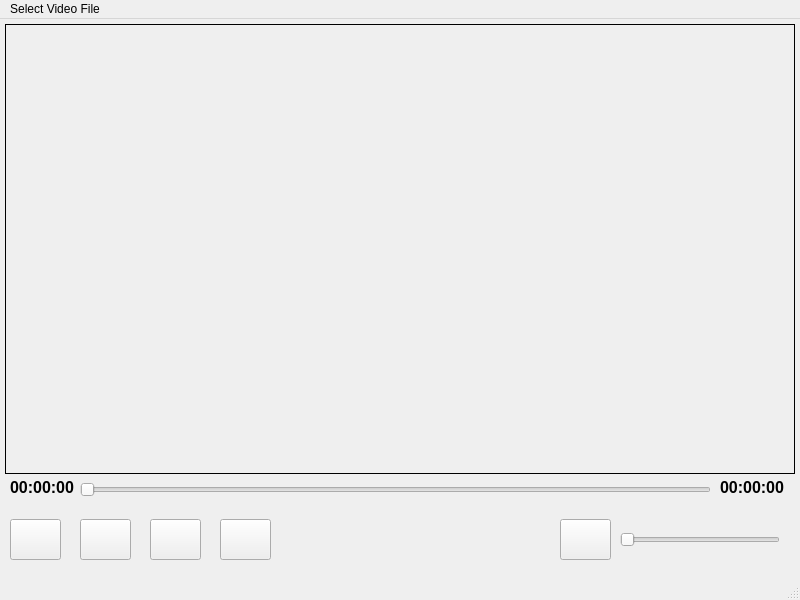
<?xml version="1.0" encoding="UTF-8"?>
<ui version="4.0">
 <class>MainWindow</class>
 <widget class="QMainWindow" name="MainWindow">
  <property name="geometry">
   <rect>
    <x>0</x>
    <y>0</y>
    <width>800</width>
    <height>600</height>
   </rect>
  </property>
  <property name="windowTitle">
   <string>MainWindow</string>
  </property>
  <widget class="QWidget" name="centralwidget">
   <widget class="QGroupBox" name="groupBox_Video">
    <property name="geometry">
     <rect>
      <x>5</x>
      <y>5</y>
      <width>790</width>
      <height>450</height>
     </rect>
    </property>
    <property name="styleSheet">
     <string notr="true">QGroupBox
{
	border: 1px solid black;
}</string>
    </property>
    <property name="title">
     <string/>
    </property>
   </widget>
   <widget class="QPushButton" name="pushButton_Seek_Backward">
    <property name="geometry">
     <rect>
      <x>10</x>
      <y>500</y>
      <width>51</width>
      <height>41</height>
     </rect>
    </property>
    <property name="text">
     <string/>
    </property>
   </widget>
   <widget class="QPushButton" name="pushButton_Play_Pause">
    <property name="geometry">
     <rect>
      <x>80</x>
      <y>500</y>
      <width>51</width>
      <height>41</height>
     </rect>
    </property>
    <property name="text">
     <string/>
    </property>
   </widget>
   <widget class="QPushButton" name="pushButton_Stop">
    <property name="geometry">
     <rect>
      <x>150</x>
      <y>500</y>
      <width>51</width>
      <height>41</height>
     </rect>
    </property>
    <property name="text">
     <string/>
    </property>
   </widget>
   <widget class="QPushButton" name="pushButton_Seek_Forward">
    <property name="geometry">
     <rect>
      <x>220</x>
      <y>500</y>
      <width>51</width>
      <height>41</height>
     </rect>
    </property>
    <property name="text">
     <string/>
    </property>
   </widget>
   <widget class="QPushButton" name="pushButton_Volume">
    <property name="geometry">
     <rect>
      <x>560</x>
      <y>500</y>
      <width>51</width>
      <height>41</height>
     </rect>
    </property>
    <property name="text">
     <string/>
    </property>
   </widget>
   <widget class="QSlider" name="horizontalSlider_Volume">
    <property name="geometry">
     <rect>
      <x>620</x>
      <y>510</y>
      <width>160</width>
      <height>21</height>
     </rect>
    </property>
    <property name="orientation">
     <enum>Qt::Horizontal</enum>
    </property>
   </widget>
   <widget class="QSlider" name="horizontalSlider_Duration">
    <property name="geometry">
     <rect>
      <x>80</x>
      <y>460</y>
      <width>631</width>
      <height>21</height>
     </rect>
    </property>
    <property name="orientation">
     <enum>Qt::Horizontal</enum>
    </property>
   </widget>
   <widget class="QLabel" name="label_Current_Time">
    <property name="geometry">
     <rect>
      <x>10</x>
      <y>460</y>
      <width>71</width>
      <height>17</height>
     </rect>
    </property>
    <property name="font">
     <font>
      <pointsize>12</pointsize>
      <bold>true</bold>
     </font>
    </property>
    <property name="text">
     <string>00:00:00</string>
    </property>
   </widget>
   <widget class="QLabel" name="label_Total_Time">
    <property name="geometry">
     <rect>
      <x>720</x>
      <y>460</y>
      <width>71</width>
      <height>17</height>
     </rect>
    </property>
    <property name="font">
     <font>
      <pointsize>12</pointsize>
      <bold>true</bold>
     </font>
    </property>
    <property name="text">
     <string>00:00:00</string>
    </property>
   </widget>
  </widget>
  <widget class="QMenuBar" name="menubar">
   <property name="geometry">
    <rect>
     <x>0</x>
     <y>0</y>
     <width>800</width>
     <height>22</height>
    </rect>
   </property>
   <widget class="QMenu" name="menuSelect_Video_File">
    <property name="title">
     <string>Select Video File</string>
    </property>
   </widget>
   <addaction name="menuSelect_Video_File"/>
  </widget>
  <widget class="QStatusBar" name="statusbar"/>
  <action name="actionOpen">
   <property name="text">
    <string>Open</string>
   </property>
   <property name="toolTip">
    <string>Open</string>
   </property>
   <property name="menuRole">
    <enum>QAction::NoRole</enum>
   </property>
  </action>
 </widget>
 <resources/>
 <connections/>
</ui>
